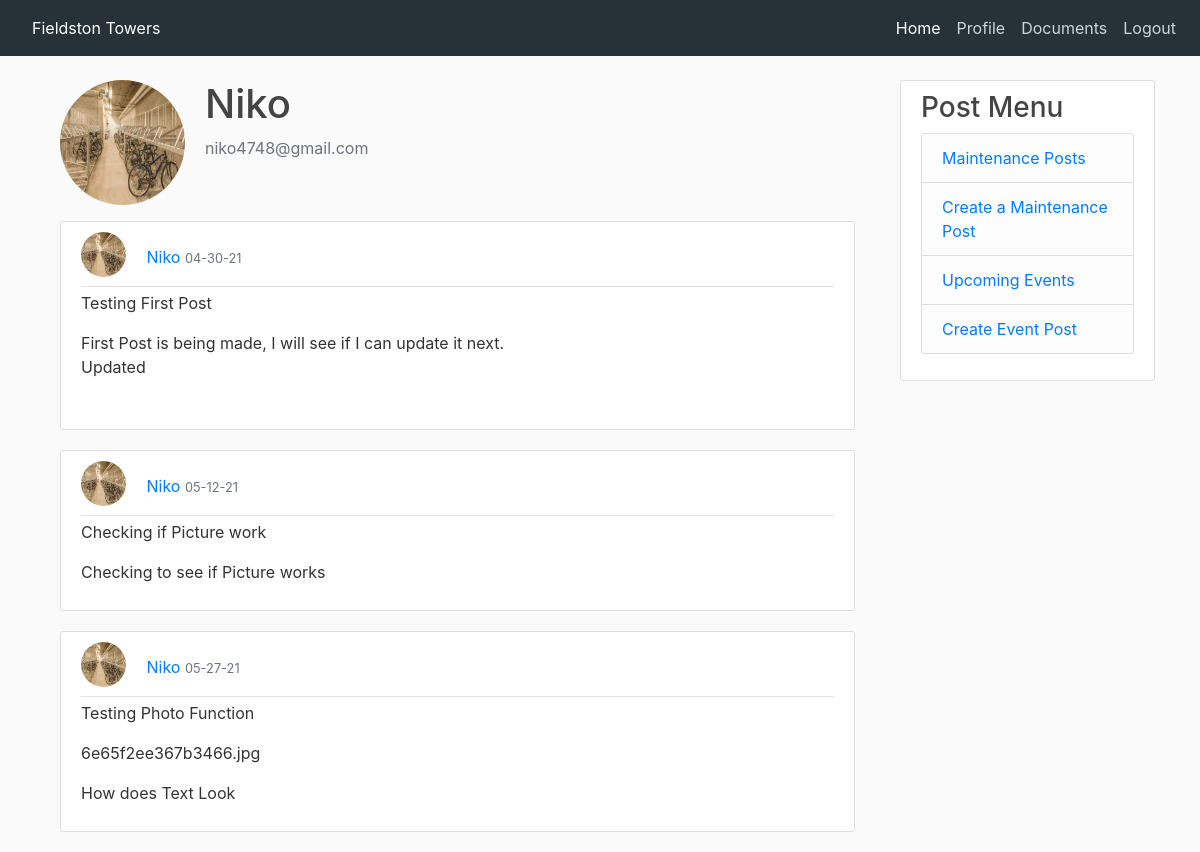
Page /user/Niko (signed in) on the committed database.
### app/models.py (models this page shows, shortened)
class User(UserMixin, db.Model):
    id = db.Column(db.Integer, primary_key=True)
    username = db.Column(db.String(20), unique=True, nullable=False)
    first_name = db.Column(db.String(60), nullable=False)
    last_name = db.Column(db.String(60), nullable=False)
    phone_number = db.Column(db.String())
    email = db.Column(db.String(120), unique=True, nullable=False)
    profile_img = db.Column(db.String(20), default='default.jpg')
    password_hash = db.Column(db.String(128), nullable=False)
    email_notification = db.Column(db.Boolean, default=False)
    test_notification = db.Column(db.Boolean, default=False)
    posts = db.relationship('CommunityBoard', backref='author', lazy=True)
    maintenances = db.relationship('Maintenance', backref='author', lazy=True)
    events = db.relationship('Event', backref='author', lazy=True)
    admin = db.Column(db.Boolean, default=False)

class CommunityBoard(db.Model):
    id = db.Column(db.Integer, primary_key=True)
    title = db.Column(db.String)
    post_img = db.Column(db.String(20), nullable=True)
    body = db.Column(db.String)
    user_id = db.Column(db.Integer, db.ForeignKey('user.id'))
    timestamp = db.Column(db.DateTime, default=datetime.utcnow())

### app/routes.py (the view)
@app.route('/user/<username>')
@login_required
def user(username):
    image_file = url_for('static', filename='profile_pics/default.jpg')
    user = User.query.filter_by(username=username).first_or_404()
    posts = CommunityBoard.query.filter_by(user_id=user.id)
    return render_template('user.html', user=user, posts=posts, image_file=image_file)

### app/models.py (called while the page is built)
@login.user_loader
def load_user(id):
    return User.query.get(int(id))

### app/templates/user.html (shortened to what this page needs)
{% extends "base_login.html" %}
{% block content %}
<main class="container">
    <div class="media">
        <img class="rounded-circle account-img" src="{{ url_for('static', filename='profile_pics/' + user.profile_img)}}">
        <div class="media-body">
            <h2 class="account-heading">{{ user.username }}</h2>
            <p class="text-secondary">{{ user.email }}</p>
        </div>
    </div>
    {% for post in posts %}
    <article class="media content-section">
        <div class="media-body">
            <div class="article-metadata">
                <img class="rounded-circle article-img"
                     src="{{ url_for('static', filename='profile_pics/' + post.author.profile_img)}}">
                <a href="#">{{ post.author.username }}</a>
                <small class="text-muted">{{ post.timestamp.strftime('%m-%d-%y') }}</small>
            </div>
            <p class="article-content">{{ post.title}}</p>
            {% if post.post_img != None %}
            <p class="article-content">{{ post.post_img}}</p>
            {% endif %}
            <p class="article-content">{{ post.body }}</p>
        </div>
    </article>
    {% endfor %}
</main>
{% endblock %}

### app/static/css/base_login.css (style rules this page uses)
body { background: #fafafa; color: #333333; margin-top: 5rem; }
h1, h2, h3, h4, h5, h6 { color: #444444; }
.content-section { background: #ffffff; padding: 10px 20px; border: 1px solid #dddddd; border-radius: 3px; margin-bottom: 20px; }
.article-content { white-space: pre-line; }
.article-img { height: 45px; width: 45px; margin-right: 16px; margin-bottom: 8px; }
.article-metadata { padding-bottom: 1px; margin-bottom: 4px; border-bottom: 1px solid #e3e3e3 }
.account-img { height: 125px; width: 125px; margin-right: 20px; margin-bottom: 16px; }
.account-heading { font-size: 2.5rem; }

### rows in the picture
User: profile_img (picture), username "Niko", email "niko4748@gmail.com"
CommunityBoard: profile_img (picture), author.username "Niko", timestamp "04-30-21", title "Testing First Post", body "First Post is being made, I will see if I can update it next. Updated"
CommunityBoard: profile_img (picture), author.username "Niko", timestamp "05-12-21", title "Checking if Picture work", body "Checking to see if Picture works"
CommunityBoard: profile_img (picture), author.username "Niko", timestamp "05-27-21", title "Testing Photo Function", post_img "6e65f2ee367b3466.jpg", body "How does Text Look"
